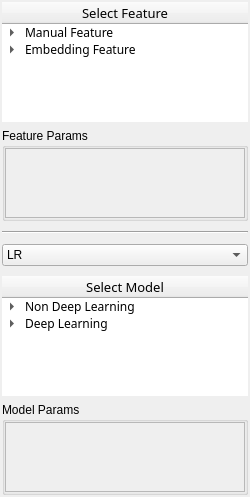
        <widget class="QWidget" name="widget_Input" native="true">
         <property name="minimumSize">
          <size>
           <width>250</width>
           <height>0</height>
          </size>
         </property>
         <property name="maximumSize">
          <size>
           <width>250</width>
           <height>16777215</height>
          </size>
         </property>
         <layout class="QVBoxLayout" name="verticalLayout_2">
          <property name="spacing">
           <number>10</number>
          </property>
          <property name="leftMargin">
           <number>2</number>
          </property>
          <property name="topMargin">
           <number>2</number>
          </property>
          <property name="rightMargin">
           <number>2</number>
          </property>
          <property name="bottomMargin">
           <number>2</number>
          </property>
          <item>
           <widget class="QWidget" name="widget_Feature" native="true">
            <property name="styleSheet">
             <string notr="true">boder:1px</string>
            </property>
            <layout class="QVBoxLayout" name="verticalLayout_14">
             <property name="leftMargin">
              <number>0</number>
             </property>
             <property name="topMargin">
              <number>0</number>
             </property>
             <property name="rightMargin">
              <number>0</number>
             </property>
             <property name="bottomMargin">
              <number>0</number>
             </property>
             <item>
              <widget class="QTreeWidget" name="treeWidget_Select_Feature">
               <property name="minimumSize">
                <size>
                 <width>0</width>
                 <height>120</height>
                </size>
               </property>
               <property name="maximumSize">
                <size>
                 <width>16777215</width>
                 <height>120</height>
                </size>
               </property>
               <property name="font">
                <font>
                 <family>微软雅黑</family>
                </font>
               </property>
               <property name="frameShape">
                <enum>QFrame::NoFrame</enum>
               </property>
               <column>
                <property name="text">
                 <string>Select Feature</string>
                </property>
                <property name="font">
                 <font>
                  <family>Adobe 黑体 Std R</family>
                  <pointsize>10</pointsize>
                  <weight>50</weight>
                  <italic>false</italic>
                  <bold>false</bold>
                 </font>
                </property>
                <property name="textAlignment">
                 <set>AlignCenter</set>
                </property>
               </column>
               <item>
                <property name="text">
                 <string>Manual Feature</string>
                </property>
                <item>
                 <property name="text">
                  <string>AAC</string>
                 </property>
                </item>
                <item>
                 <property name="text">
                  <string>DDE</string>
                 </property>
                </item>
                <item>
                 <property name="text">
                  <string>CKSAAP</string>
                 </property>
                </item>
                <item>
                 <property name="text">
                  <string>KSCTriad</string>
                 </property>
                </item>
                <item>
                 <property name="text">
                  <string>CTraid</string>
                 </property>
                </item>
                <item>
                 <property name="text">
                  <string>TPC</string>
                 </property>
                </item>
               </item>
               <item>
                <property name="text">
                 <string>Embedding Feature</string>
                </property>
                <item>
                 <property name="text">
                  <string>Word Vector</string>
                 </property>
                </item>
                <item>
                 <property name="text">
                  <string>Word Bagging</string>
                 </property>
                </item>
               </item>
              </widget>
             </item>
             <item>
              <widget class="QGroupBox" name="groupBox_Feature_Params">
               <property name="title">
                <string>Feature Params</string>
               </property>
               <layout class="QVBoxLayout" name="verticalLayout_15">
                <property name="spacing">
                 <number>0</number>
                </property>
                <property name="leftMargin">
                 <number>0</number>
                </property>
                <property name="topMargin">
                 <number>0</number>
                </property>
                <property name="rightMargin">
                 <number>0</number>
                </property>
                <property name="bottomMargin">
                 <number>0</number>
                </property>
                <item>
                 <widget class="QScrollArea" name="scrollArea_Feature_Params">
                  <property name="widgetResizable">
                   <bool>true</bool>
                  </property>
                  <widget class="QWidget" name="scrollAreaWidgetContents_Feature_Params">
                   <property name="geometry">
                    <rect>
                     <x>0</x>
                     <y>0</y>
                     <width>242</width>
                     <height>76</height>
                    </rect>
                   </property>
                   <layout class="QFormLayout" name="formLayout"/>
                  </widget>
                 </widget>
                </item>
               </layout>
              </widget>
             </item>
            </layout>
           </widget>
          </item>
          <item>
           <widget class="Line" name="line_7">
            <property name="orientation">
             <enum>Qt::Horizontal</enum>
            </property>
           </widget>
          </item>
          <item>
           <widget class="QComboBox" name="comboBox">
            <item>
             <property name="text">
              <string>LR</string>
             </property>
            </item>
            <item>
             <property name="text">
              <string>DT</string>
             </property>
            </item>
            <item>
             <property name="text">
              <string>RF</string>
             </property>
            </item>
            <item>
             <property name="text">
              <string>SVM</string>
             </property>
            </item>
            <item>
             <property name="text">
              <string>GBDT</string>
             </property>
            </item>
           </widget>
          </item>
          <item>
           <widget class="QWidget" name="widget_Model" native="true">
            <layout class="QVBoxLayout" name="verticalLayout_5">
             <property name="leftMargin">
              <number>0</number>
             </property>
             <property name="topMargin">
              <number>0</number>
             </property>
             <property name="rightMargin">
              <number>0</number>
             </property>
             <property name="bottomMargin">
              <number>0</number>
             </property>
             <item>
              <widget class="QTreeWidget" name="treeWidget_Select_Model">
               <property name="minimumSize">
                <size>
                 <width>0</width>
                 <height>120</height>
                </size>
               </property>
               <property name="maximumSize">
                <size>
                 <width>16777215</width>
                 <height>120</height>
                </size>
               </property>
               <property name="font">
                <font>
                 <family>微软雅黑</family>
                </font>
               </property>
               <property name="frameShape">
                <enum>QFrame::NoFrame</enum>
               </property>
               <column>
                <property name="text">
                 <string>Select Model</string>
                </property>
                <property name="font">
                 <font>
                  <family>Adobe 黑体 Std R</family>
                  <pointsize>10</pointsize>
                  <weight>50</weight>
                  <italic>false</italic>
                  <bold>false</bold>
                  <underline>false</underline>
                  <strikeout>false</strikeout>
                 </font>
                </property>
                <property name="textAlignment">
                 <set>AlignCenter</set>
                </property>
               </column>
               <item>
                <property name="text">
                 <string>Non Deep Learning</string>
                </property>
                <item>
                 <property name="text">
                  <string>LR</string>
                 </property>
                </item>
                <item>
                 <property name="text">
                  <string>DT</string>
                 </property>
                </item>
                <item>
                 <property name="text">
                  <string>RF</string>
                 </property>
                </item>
                <item>
                 <property name="text">
                  <string>SVM</string>
                 </property>
                </item>
                <item>
                 <property name="text">
                  <string>LightGBM</string>
                 </property>
                </item>
                <item>
                 <property name="text">
                  <string>GBDT</string>
                 </property>
                </item>
                <item>
                 <property name="text">
                  <string>XGboost</string>
                 </property>
                </item>
               </item>
               <item>
                <property name="text">
                 <string>Deep Learning</string>
                </property>
                <item>
                 <property name="text">
                  <string>CNN</string>
                 </property>
                </item>
                <item>
                 <property name="text">
                  <string>LSTM</string>
                 </property>
                </item>
               </item>
              </widget>
             </item>
             <item>
              <widget class="QGroupBox" name="groupBox_Model_Params">
               <property name="title">
                <string>Model Params</string>
               </property>
               <layout class="QVBoxLayout" name="verticalLayout_17">
                <property name="spacing">
                 <number>0</number>
                </property>
                <property name="leftMargin">
                 <number>0</number>
                </property>
                <property name="topMargin">
                 <number>0</number>
                </property>
                <property name="rightMargin">
                 <number>0</number>
                </property>
                <property name="bottomMargin">
                 <number>0</number>
                </property>
                <item>
                 <widget class="QScrollArea" name="scrollArea_Model_Params">
                  <property name="widgetResizable">
                   <bool>true</bool>
                  </property>
                  <widget class="QWidget" name="scrollAreaWidgetContents_Model_Params">
                   <property name="geometry">
                    <rect>
                     <x>0</x>
                     <y>0</y>
                     <width>242</width>
                     <height>76</height>
                    </rect>
                   </property>
                   <layout class="QFormLayout" name="formLayout_2"/>
                  </widget>
                 </widget>
                </item>
               </layout>
              </widget>
             </item>
            </layout>
           </widget>
          </item>
         </layout>
        </widget>
